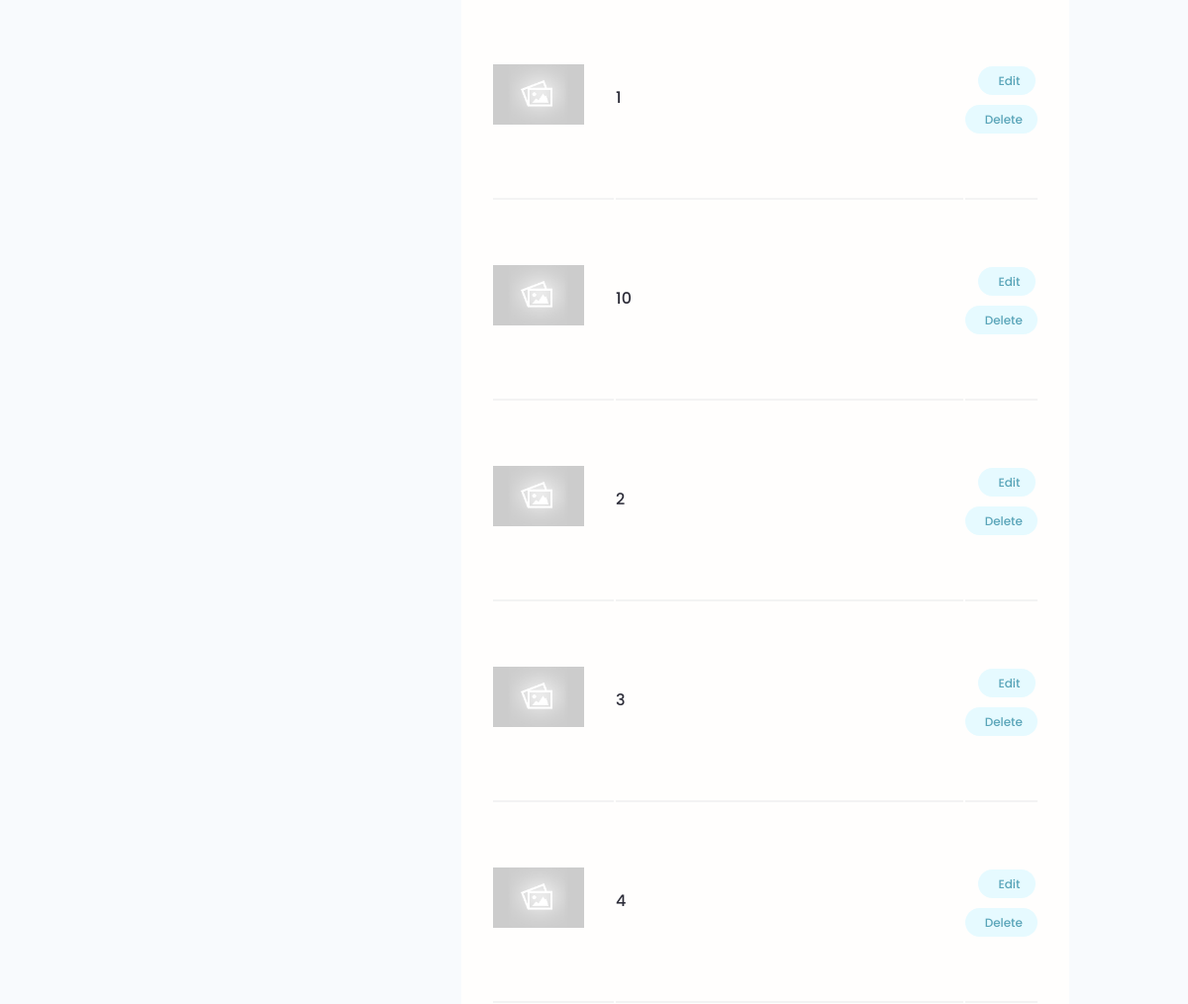
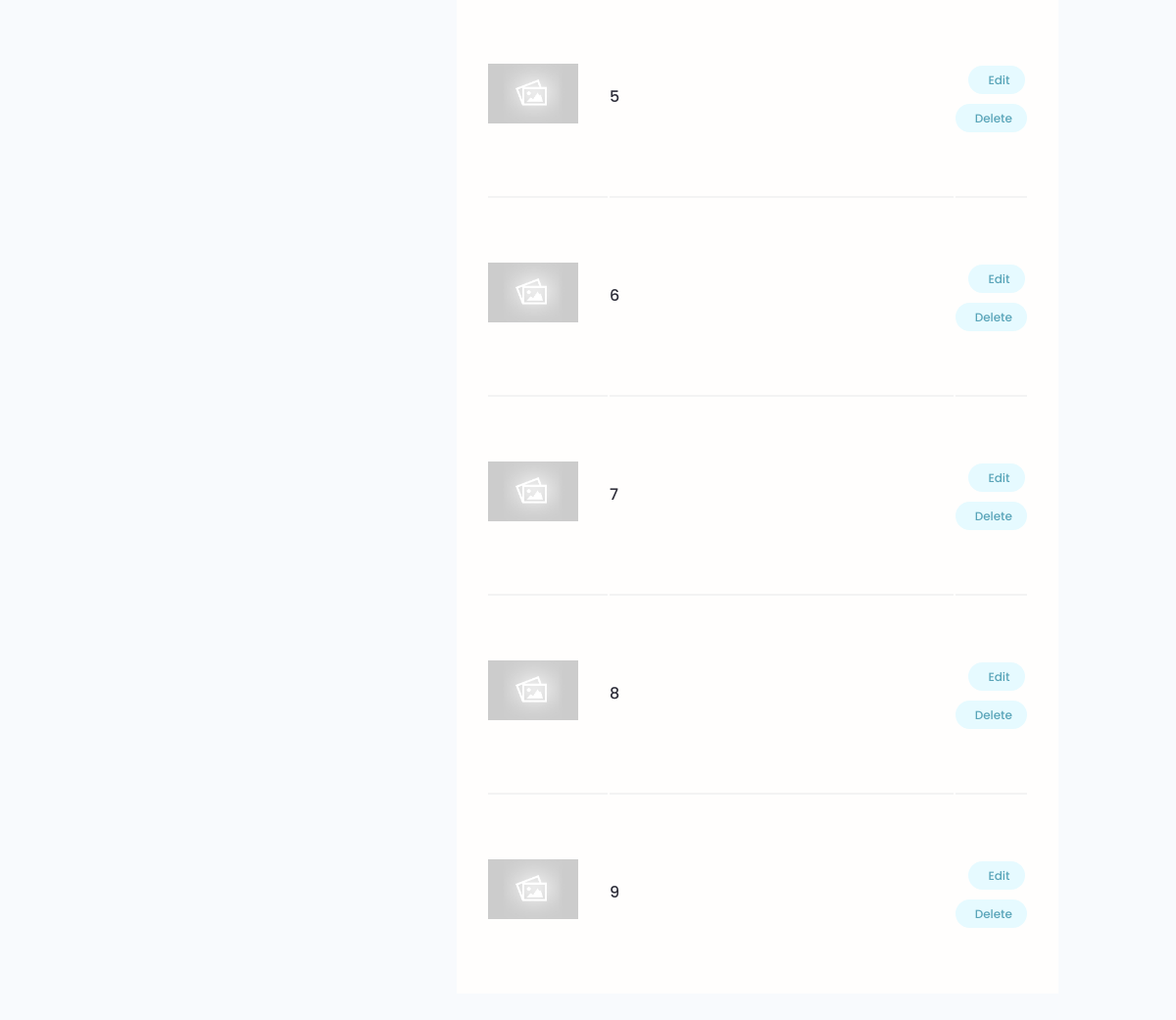
Page /account/ (signed in, lower part) on the earlier database version (2 pictures, top to bottom).
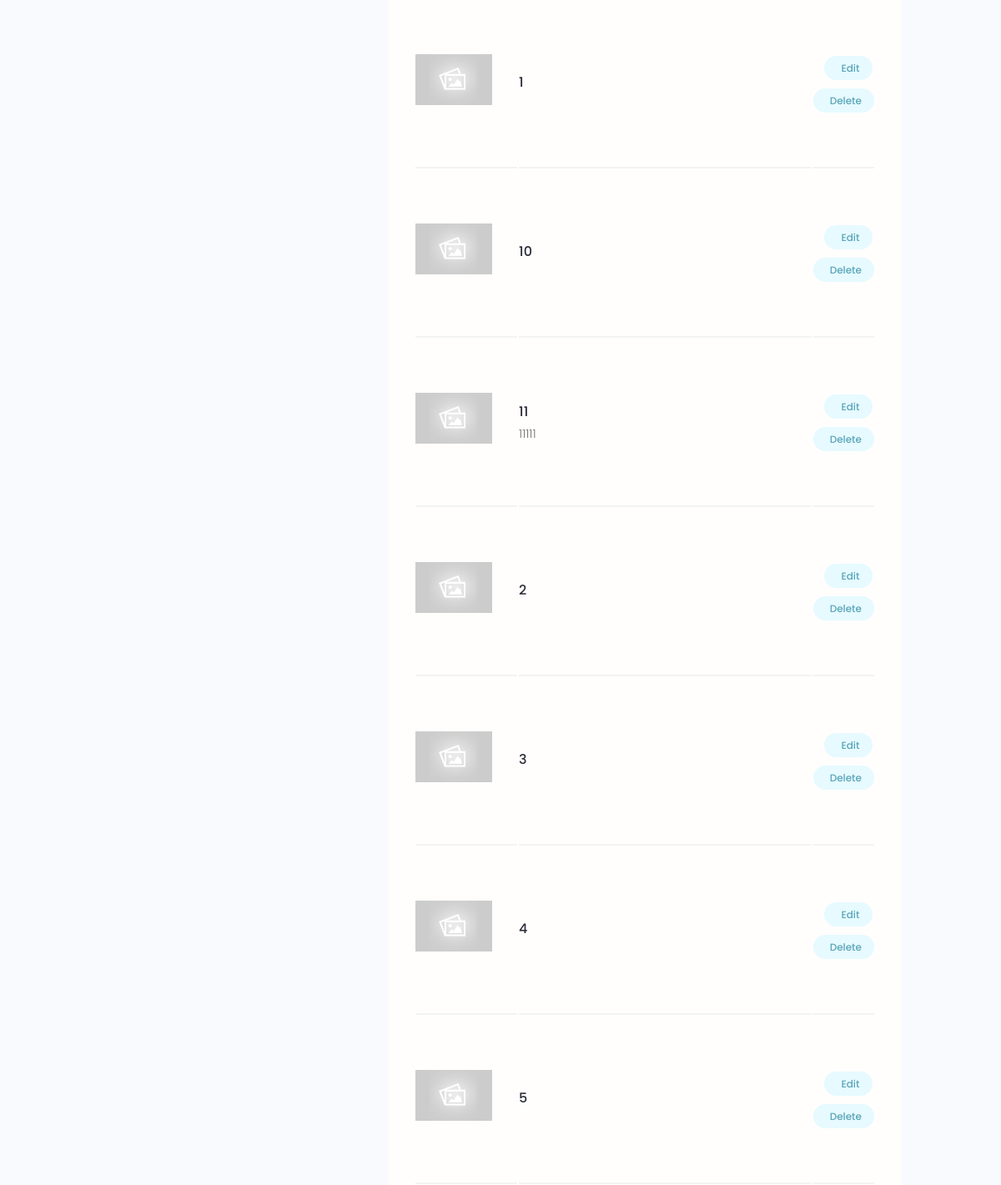
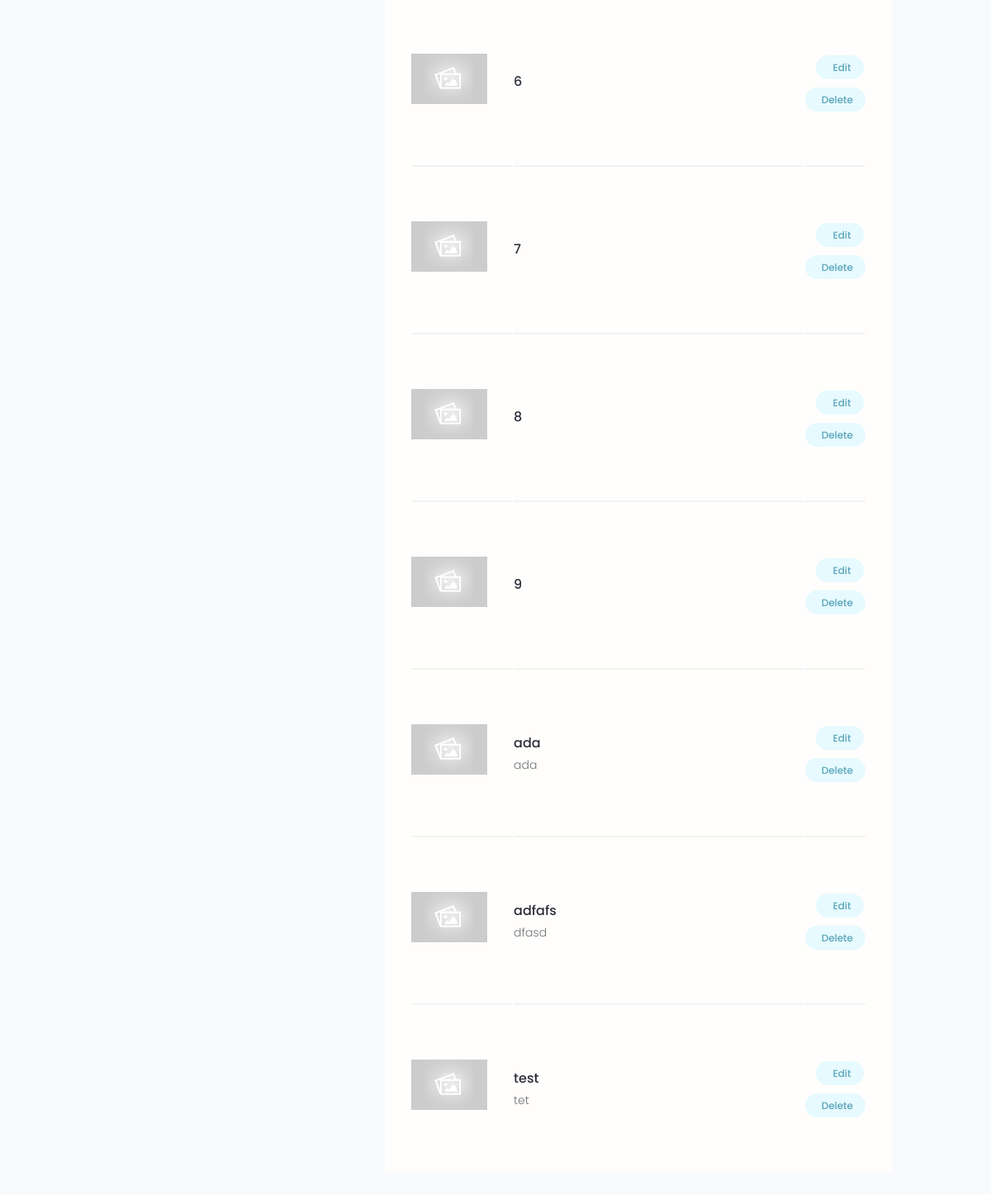
Same page on the later database version (2 pictures, top to bottom).
### projects/models.py (models this page shows, shortened)
class Project(models.Model):
    owner=models.ForeignKey(Profile,null=True,blank=True,on_delete=models.CASCADE)
    title=models.CharField(max_length=200)
    description=models.TextField(null=True,blank=True)
    featured_image=models.ImageField(null=True,blank=True,default="default.jpg")
    demo_link=models.CharField(max_length=2000,null=True,blank=True)
    source_link=models.CharField(max_length=2000,null=True,blank=True)
    tags=models.ManyToManyField('Tag',blank=True)
    vote_total=models.IntegerField(default=0,null=True,blank=True)
    vote_ratio=models.IntegerField(default=0,null=True,blank=True)
    created_at=models.DateTimeField(auto_now_add=True)
    id=models.UUIDField(default=uuid.uuid4,unique=True,primary_key=True,editable=False)    # django has default id generation for each instance created in a model, here we are overriding the id
    class Meta:
        ordering=['-vote_ratio','-vote_total','title']

### users/views.py (the view)
# urls.py: path('account/',views.userAccount,name="account"),
@login_required(login_url='login')
def userAccount(request):
    profile=request.user.profile
    skills=profile.skill_set.all()
    projects=profile.project_set.all()
    context={'profile':profile,'skills':skills,'projects':projects}
    return render(request,'users/account.html',context)

### users/templates/users/account.html (shortened to what this page needs)
{% extends 'main.html' %}
{% block content %}
  <main class="settingsPage profile my-md">
    <div class="container">
      <div class="layout">
        <div class="column column--1of3">
        </div>
        <div class="column column--2of3">
          <table class="settings__table">
            {% for project in projects %}
            <tr>
              <td class="settings__thumbnail">
                <a href="{% url 'projects' project.id %}"><img src="{{project.featured_image.url}}" alt="Project Thumbnail" /></a>
              </td>
              <td class="settings__tableInfo">
                <a href="{% url 'projects' project.id %}">{{project.title}}</a>
                <p>{{project.description|slice:"150"}}</p>
              </td>
              <td class="settings__tableActions">
                <a class="tag tag--pill tag--main settings__btn" href="{% url 'update-project' project.id %}"> Edit</a>
                <a class="tag tag--pill tag--main settings__btn" href="{% url 'delete-project' project.id %}">
                  Delete</a>
              </td>
            </tr>
            {% endfor %}
          </table>
        </div>
      </div>
    </div>
  </main>
{% endblock %}

Differences in the rows shown:
added Project: featured_image (placeholder picture), title "11", description "11111"
added Project: featured_image (placeholder picture), title "ada", description "ada"
added Project: featured_image (placeholder picture), title "adfafs", description "dfasd"
added Project: featured_image (placeholder picture), title "test", description "tet"
